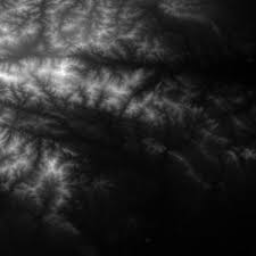
#> input picture BM_tauHard_to_tauHard-2sigma2/special_test_image/forest.png, 256 x 256 px; its folder holds only this picture in this run
$ python patch_matching.py
#> lines starting #> are read from the running program, lines starting #| are printed output that depends on the picture
#> further down, im is the input picture: shape (256, 256); min 0, max 250, mean 41.8
import numpy as np
import cv2


def compute_patch_distance(im, k, refer_center=None):
#> called with k = 9
    assert k % 2 == 1
    im_h, im_w = im.shape
#> im_h = 256; im_w = 256
    if refer_center == None:
        cy, cx = im_h // 2, im_w // 2
#> cy = 128; cx = 128
    else:
        cy, cx = refer_center
    im = im.astype(np.float64)
    distance_table = np.zeros((im_h - k + 1, im_w - k + 1), np.float64)
    refer_patch = im[cy - k // 2:cy + k // 2 + 1, cx - k // 2: cx + k // 2 + 1]

    for i in range(k // 2, im_h - k // 2):
        for j in range(k // 2, im_w - k // 2):
            relative_patch = im[i - k // 2:i + k // 2 + 1, j - k // 2: j + k // 2 + 1]
            distance = np.sum((refer_patch - relative_patch) * (refer_patch - relative_patch)) / k / k
            distance_table[i - k // 2][j - k // 2] = distance
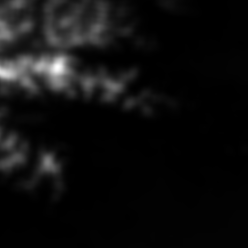
#> distance_table: shape (248, 248) float64; min 0, max 38269.4, mean 2206.6; drawn with min black and max white

    return distance_table


def distance2weight(distance, h=10):
#> called with h = 10
    weight_table = distance / (h * h)
    weight_table = np.power(np.e, -weight_table)
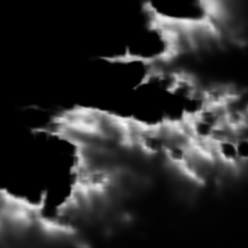
#> weight_table: shape (248, 248) float64; min 6.28e-167, max 1, mean 0.173
    weight_table = weight_table / np.sum(weight_table)
    weight_table = weight_table / np.max(weight_table)
    weight_table = weight_table * 255
    weight_table = weight_table.astype(np.uint8)
    return weight_table


if __name__ == '__main__':
    import os

    read_dir = 'special_test_image'
    save_dir = 'weight_res_show'
    for im_name in os.listdir(read_dir):
        im_path = os.path.join(read_dir, im_name)
        im = cv2.imread(im_path, cv2.IMREAD_GRAYSCALE)
        distance_table = compute_patch_distance(im, 9)
        weight_table = distance2weight(distance_table)
        cv2.imwrite(os.path.join(save_dir, im_name), weight_table)
